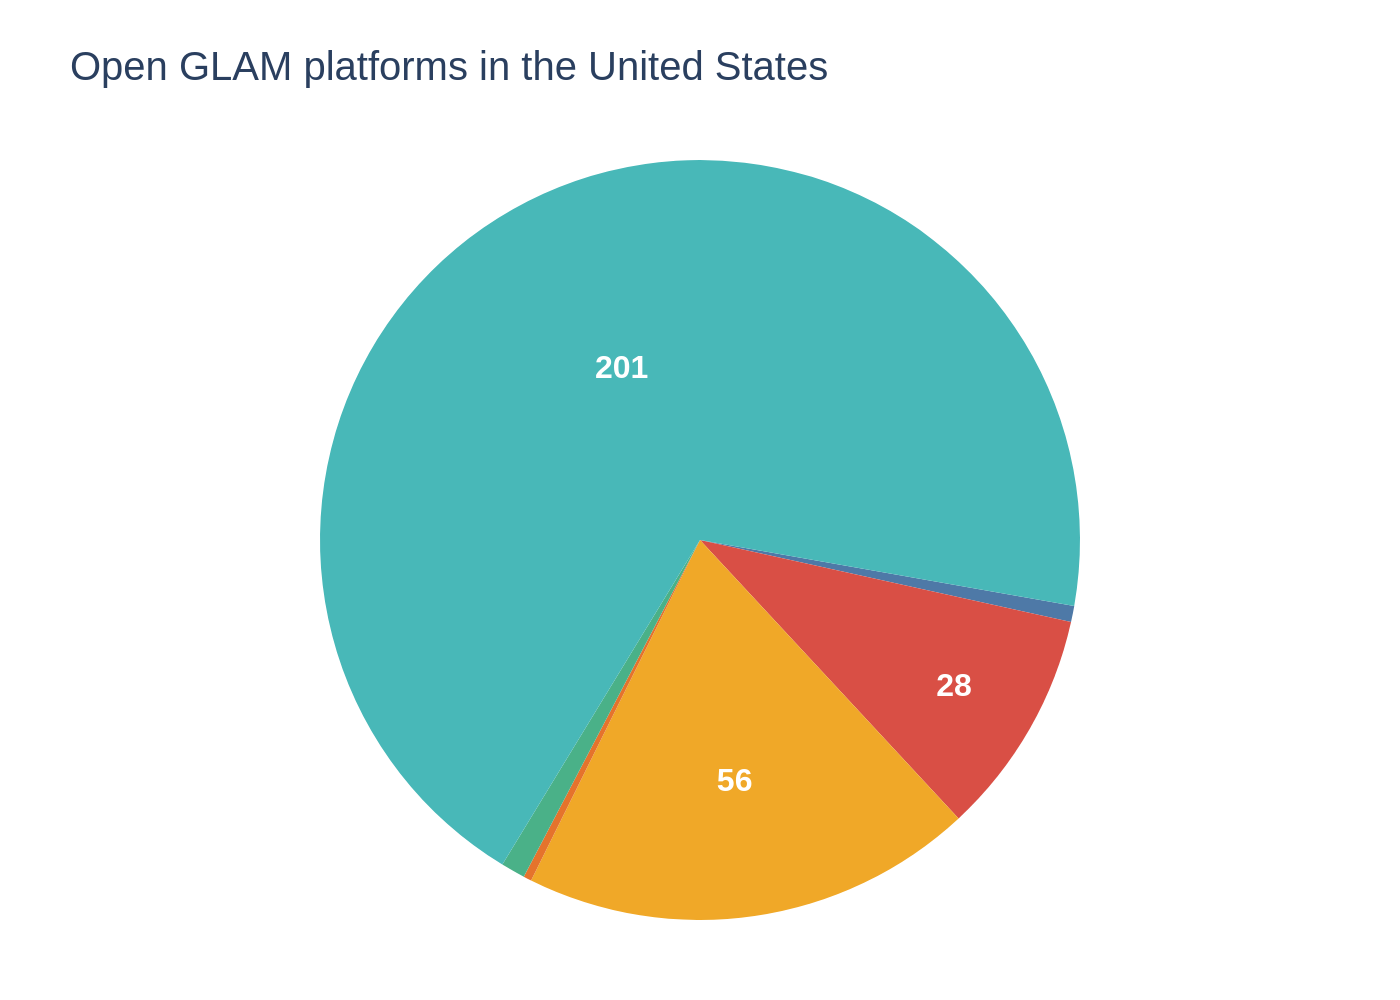

Source code (Python):
import sys
import json
from pathlib import Path
import plotly.graph_objects as go

# Check for command-line argument
if len(sys.argv) != 2:
    print("Usage: python generate_chart.py <path_to_json_file>")
    sys.exit(1)

# Get file path from command-line argument
json_path = Path(sys.argv[1])

# Check if the file exists
if not json_path.is_file():
    print(f"Error: File not found at {json_path}")
    sys.exit(1)

# Load data from JSON file
with open(json_path, 'r', encoding='utf-8') as f:
    chart_info = json.load(f)

# Extract data for plotting
chart_data = chart_info['chart_data']
texts = chart_info['texts']
colors = chart_info['colors']

# Prepare data for Plotly pie chart
labels = [f"{item['category']}<br>{item['percentage']}" for item in chart_data]
values = [item['value'] for item in chart_data]
text_values = [item['display_value'] if item['display_value'] is not None else '' for item in chart_data]

# Create the pie chart
fig = go.Figure(data=[go.Pie(
    labels=labels,
    values=values,
    marker_colors=colors,
    text=text_values,
    textinfo='text',
    textposition='inside',
    insidetextfont=dict(family="Arial", size=16, color='white'),
    outsidetextfont=dict(family="Arial", size=12, color='black'),
    hoverinfo='skip',
    sort=False,
    direction='clockwise',
    rotation=100,
    pull=[0, 0, 0, 0, 0, 0] # Ensure no slices are pulled
)])

# Update layout
fig.update_layout(
    title=dict(
        text=texts['title'],
        x=0.05,
        xanchor='left'
    ),
    font=dict(family="Arial", size=14),
    showlegend=False,
    paper_bgcolor='white',
    plot_bgcolor='white',
    margin=dict(t=80, b=40, l=40, r=40)
)
# Use 'auto' text position for labels outside the pie, as Plotly handles this automatically.
# 'textposition' in the trace is set to 'inside' to control the numeric values.
# The 'labels' are automatically placed outside.
fig.update_traces(textposition='auto')


# Determine output filename and save the image
output_filename = json_path.with_suffix('.png')
fig.write_image(output_filename, scale=2)

print(f"Chart saved to {output_filename}")
